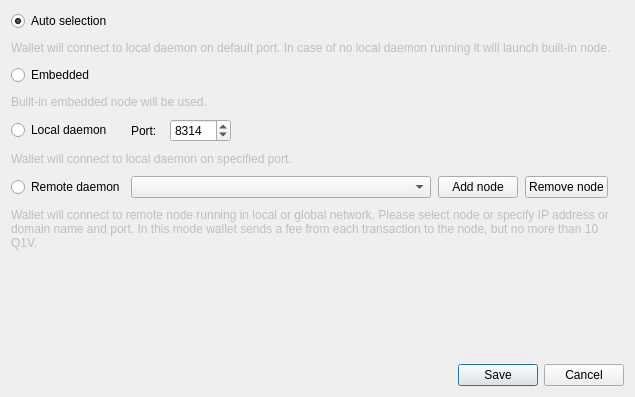
<?xml version="1.0" encoding="UTF-8"?>
<ui version="4.0">
 <class>ConnectionSettingsDialog</class>
 <widget class="QDialog" name="ConnectionSettingsDialog">
  <property name="windowModality">
   <enum>Qt::ApplicationModal</enum>
  </property>
  <property name="geometry">
   <rect>
    <x>0</x>
    <y>0</y>
    <width>635</width>
    <height>397</height>
   </rect>
  </property>
  <property name="windowTitle">
   <string>Connection settings</string>
  </property>
  <layout class="QGridLayout" name="gridLayout_2">
   <item row="2" column="0">
    <layout class="QHBoxLayout" name="horizontalLayout">
     <item>
      <spacer name="horizontalSpacer">
       <property name="orientation">
        <enum>Qt::Horizontal</enum>
       </property>
       <property name="sizeHint" stdset="0">
        <size>
         <width>40</width>
         <height>20</height>
        </size>
       </property>
      </spacer>
     </item>
     <item>
      <widget class="QPushButton" name="connectionSaveButton">
       <property name="text">
        <string>Save</string>
       </property>
      </widget>
     </item>
     <item>
      <widget class="QPushButton" name="connectionCancelButton">
       <property name="text">
        <string>Cancel</string>
       </property>
      </widget>
     </item>
    </layout>
   </item>
   <item row="0" column="0">
    <layout class="QGridLayout" name="gridLayout">
     <property name="sizeConstraint">
      <enum>QLayout::SetMaximumSize</enum>
     </property>
     <property name="verticalSpacing">
      <number>10</number>
     </property>
     <item row="0" column="0">
      <widget class="QRadioButton" name="radioButton_1">
       <property name="enabled">
        <bool>true</bool>
       </property>
       <property name="text">
        <string>Auto selection</string>
       </property>
       <property name="checked">
        <bool>true</bool>
       </property>
      </widget>
     </item>
     <item row="1" column="0" colspan="2">
      <widget class="QLabel" name="m_connectionDialogLabel1">
       <property name="enabled">
        <bool>false</bool>
       </property>
       <property name="text">
        <string>Wallet will connect to local daemon on default port. In case of no local daemon running it will launch built-in node.</string>
       </property>
       <property name="wordWrap">
        <bool>true</bool>
       </property>
      </widget>
     </item>
     <item row="2" column="0">
      <widget class="QRadioButton" name="radioButton_2">
       <property name="text">
        <string>Embedded</string>
       </property>
      </widget>
     </item>
     <item row="3" column="0" colspan="2">
      <widget class="QLabel" name="m_connectionDialogLabel2">
       <property name="enabled">
        <bool>false</bool>
       </property>
       <property name="text">
        <string>Built-in embedded node will be used.</string>
       </property>
       <property name="wordWrap">
        <bool>true</bool>
       </property>
      </widget>
     </item>
     <item row="4" column="0">
      <widget class="QRadioButton" name="radioButton_3">
       <property name="text">
        <string>Local daemon</string>
       </property>
      </widget>
     </item>
     <item row="4" column="1">
      <layout class="QHBoxLayout" name="horizontalLayout_2">
       <property name="spacing">
        <number>10</number>
       </property>
       <item>
        <widget class="QLabel" name="label_3">
         <property name="text">
          <string>Port: </string>
         </property>
        </widget>
       </item>
       <item>
        <widget class="QSpinBox" name="m_localDaemonPort">
         <property name="minimum">
          <number>0</number>
         </property>
         <property name="maximum">
          <number>65535</number>
         </property>
         <property name="value">
          <number>8314</number>
         </property>
         <property name="displayIntegerBase">
          <number>10</number>
         </property>
        </widget>
       </item>
       <item>
        <spacer name="horizontalSpacer_2">
         <property name="orientation">
          <enum>Qt::Horizontal</enum>
         </property>
         <property name="sizeHint" stdset="0">
          <size>
           <width>40</width>
           <height>20</height>
          </size>
         </property>
        </spacer>
       </item>
      </layout>
     </item>
     <item row="5" column="0" colspan="2">
      <widget class="QLabel" name="m_connectionDialogLabel3">
       <property name="enabled">
        <bool>false</bool>
       </property>
       <property name="text">
        <string>Wallet will connect to local daemon on specified port.</string>
       </property>
       <property name="wordWrap">
        <bool>true</bool>
       </property>
      </widget>
     </item>
     <item row="6" column="0">
      <widget class="QRadioButton" name="radioButton_4">
       <property name="text">
        <string>Remote daemon</string>
       </property>
      </widget>
     </item>
     <item row="6" column="1">
      <layout class="QHBoxLayout" name="horizontalLayout_3">
       <property name="spacing">
        <number>7</number>
       </property>
       <item>
        <widget class="QComboBox" name="remoteNodesComboBox">
         <property name="minimumSize">
          <size>
           <width>300</width>
           <height>0</height>
          </size>
         </property>
         <property name="editable">
          <bool>false</bool>
         </property>
         <property name="insertPolicy">
          <enum>QComboBox::InsertAtTop</enum>
         </property>
        </widget>
       </item>
       <item>
        <widget class="QPushButton" name="addNodeButton">
         <property name="text">
          <string>Add node</string>
         </property>
         <property name="icon">
          <iconset>
           <normaloff>:/icons/add</normaloff>:/icons/add</iconset>
         </property>
        </widget>
       </item>
       <item>
        <widget class="QPushButton" name="removeNodeButton">
         <property name="text">
          <string>Remove node</string>
         </property>
         <property name="icon">
          <iconset>
           <normaloff>:/icons/remove</normaloff>:/icons/remove</iconset>
         </property>
        </widget>
       </item>
       <item>
        <spacer name="horizontalSpacer_3">
         <property name="orientation">
          <enum>Qt::Horizontal</enum>
         </property>
         <property name="sizeHint" stdset="0">
          <size>
           <width>40</width>
           <height>20</height>
          </size>
         </property>
        </spacer>
       </item>
      </layout>
     </item>
     <item row="7" column="0" colspan="2">
      <widget class="QLabel" name="m_connectionDialogLabel4">
       <property name="enabled">
        <bool>false</bool>
       </property>
       <property name="sizePolicy">
        <sizepolicy hsizetype="Preferred" vsizetype="MinimumExpanding">
         <horstretch>0</horstretch>
         <verstretch>0</verstretch>
        </sizepolicy>
       </property>
       <property name="minimumSize">
        <size>
         <width>0</width>
         <height>40</height>
        </size>
       </property>
       <property name="text">
        <string>Wallet will connect to remote node running in local or global network. Please select node or specify IP address or domain name and port. In this mode wallet sends a fee from each transaction to the node, but no more than 10 Q1V.</string>
       </property>
       <property name="wordWrap">
        <bool>true</bool>
       </property>
      </widget>
     </item>
    </layout>
   </item>
   <item row="1" column="0">
    <spacer name="verticalSpacer">
     <property name="orientation">
      <enum>Qt::Vertical</enum>
     </property>
     <property name="sizeHint" stdset="0">
      <size>
       <width>20</width>
       <height>40</height>
      </size>
     </property>
    </spacer>
   </item>
  </layout>
 </widget>
 <resources/>
 <connections>
  <connection>
   <sender>connectionCancelButton</sender>
   <signal>clicked()</signal>
   <receiver>ConnectionSettingsDialog</receiver>
   <slot>reject()</slot>
   <hints>
    <hint type="sourcelabel">
     <x>549</x>
     <y>259</y>
    </hint>
    <hint type="destinationlabel">
     <x>338</x>
     <y>140</y>
    </hint>
   </hints>
  </connection>
  <connection>
   <sender>connectionSaveButton</sender>
   <signal>clicked()</signal>
   <receiver>ConnectionSettingsDialog</receiver>
   <slot>accept()</slot>
   <hints>
    <hint type="sourcelabel">
     <x>630</x>
     <y>259</y>
    </hint>
    <hint type="destinationlabel">
     <x>338</x>
     <y>140</y>
    </hint>
   </hints>
  </connection>
  <connection>
   <sender>addNodeButton</sender>
   <signal>clicked()</signal>
   <receiver>ConnectionSettingsDialog</receiver>
   <slot>addNodeClicked()</slot>
   <hints>
    <hint type="sourcelabel">
     <x>361</x>
     <y>153</y>
    </hint>
    <hint type="destinationlabel">
     <x>290</x>
     <y>135</y>
    </hint>
   </hints>
  </connection>
  <connection>
   <sender>removeNodeButton</sender>
   <signal>clicked()</signal>
   <receiver>ConnectionSettingsDialog</receiver>
   <slot>removeNodeClicked()</slot>
   <hints>
    <hint type="sourcelabel">
     <x>459</x>
     <y>177</y>
    </hint>
    <hint type="destinationlabel">
     <x>299</x>
     <y>193</y>
    </hint>
   </hints>
  </connection>
 </connections>
</ui>
